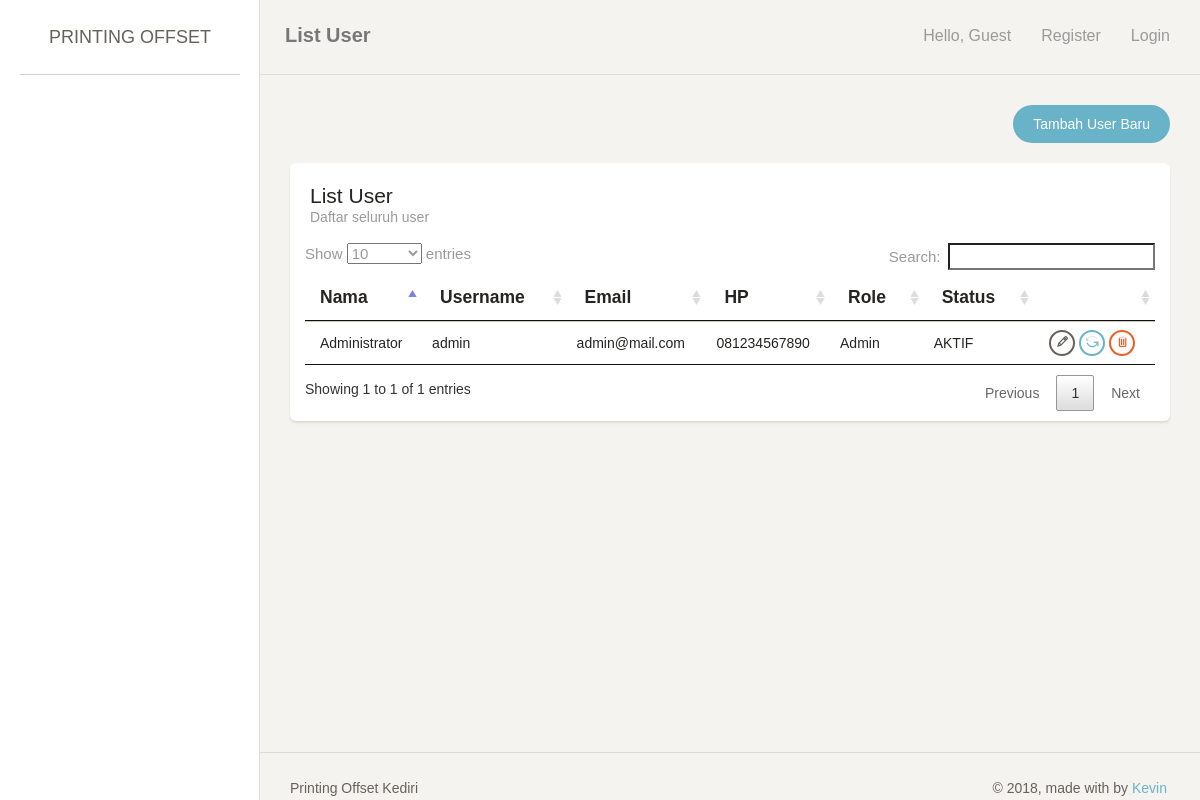
The page /index.php/user on the database as committed earlier.
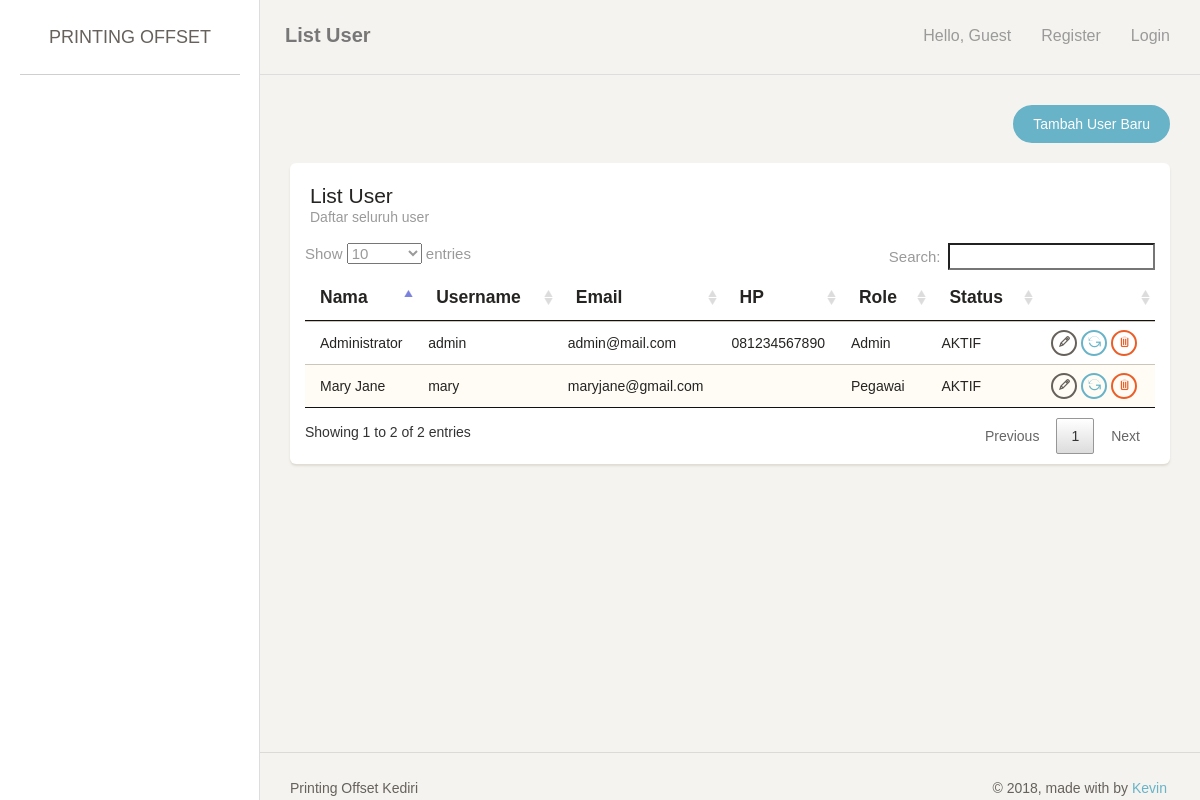
The same page on the database as committed later.
### tables this page shows
create table user
(
   id_user              int not null auto_increment,
   nama_user            varchar(255),
   alamat_user          varchar(255),
   no_hp                varchar(14),
   email                varchar(255),
   photo                varchar(255),
   username             varchar(255),
   password             varchar(255),
   role                 int,
   is_active            smallint,
   primary key (id_user)
);

### application/controllers/User.php (called while the page is built, shortened)
<?php
class User extends CI_Controller {
	public function index() {
		$this->lst();
	}
	public function lst() {
		if ($_SESSION['printer']['user']['role'] == 0){
			$data['page_title'] = 'List User';
			$data['page_note'] = 'Daftar seluruh user';
			$data['row'] = $this->MUser->getAll();
			$this->load->view('header', $data);
			$this->load->view('user_list', $data);
			$this->load->view('footer', $data);
		} else {
			redirect('login');
		}
	}
}

### index.php (called while the page is built, shortened)
<?php
require_once BASEPATH.'core/CodeIgniter.php';

### application/models/User_model.php (called while the page is built, shortened)
<?php
class User_model extends CI_Model {
	public function getAll() {
		return $this->db->get('user')->result_array();
	}
}

### application/views/user_list.php (the view, shortened to what this page needs)
<div class="content">
    <div class="container-fluid">
        <div class="row">
            <div class="col-md-12">
                <div align="right">
                    <a href="<?= site_url('user/add/'); ?>" class="btn btn-info btn-fill btn-wd">Tambah User Baru</a>
                </div>
                <br/>
                <div class="card">
                    <div class="header">
                        <h4 class="title"><?= $page_title; ?></h4>
                        <p class="category"><?= $page_note; ?></p>
                    </div>
                    <div class="content table-responsive">
                        <table id="myTable" class="table table-striped">
                            <thead><tr>
                                <th>Nama</th>
                                <th>Username</th>
                                <th>Email</th>
                                <th>HP</th>
                                <th>Role</th>
                                <th>Status</th>
                                <th></th>
                            </tr></thead>
                            <tbody>
                                <?php foreach ($row as $key => $value) {
                                    ?>
                                    <tr>
                                        <td><?= $value['nama_user']; ?></td>
                                        <td><?= $value['username']; ?></td>
                                        <td><?= $value['email']; ?></td>
                                        <td><?= $value['no_hp']; ?></td>
                                        <td>
                                            <?php if ($value['role'] == 0) echo 'Admin';
                                            else if ($value['role'] == 1) echo 'Pegawai';
                                            else echo 'Customer'; ?>
                                        </td>
                                        <td>
                                            <?php if ($value['is_active'] == 1) echo 'AKTIF';
                                            else echo 'NON-AKTIF'; ?>
                                        </td>
                                        <td align="center">
                                            <a href="<?= site_url('user/edit/'.$value['id_user']); ?>" class="btn btn-waning btn-xs"><span class="ti-pencil" title="Edit"></span></a>
                                            <?php if ($value['is_active']) { ?>
                                                <a href="<?= site_url('user/active/'.$value['id_user']); ?>" class="btn btn-info btn-xs"><span class="ti-reload" title="Deactivate"></span></a>
                                            <?php } else { ?>
                                                <?= form_hidden('status', 1); ?>
                                                <a href="<?= site_url('user/active/'.$value['id_user']); ?>" class="btn btn-info btn-xs"><span class="ti-reload" title="Activate"></span></a>
                                            <?php } ?>
                                            <a href="<?= site_url('user/delete/'.$value['id_user']); ?>" class="btn btn-danger btn-xs"><span class="ti-trash" title="Delete"></span></a>
                                        </td>
                                    </tr>
                                    <?php
                                } ?>
                            </tbody>
                        </table>
                    </div>
                </div>
            </div>
        </div>
    </div>
</div>

### application/views/header.php (shortened to what this page needs)
<!doctype html>
<html lang="en">
<head>
    <link rel="stylesheet" href="<?= base_url('assets/assets/css/bootstrap.min.css'); ?>" />
    <link rel="stylesheet" href="<?= base_url('assets/assets/css/animate.min.css'); ?>" />
    <link rel="stylesheet" href="<?= base_url('assets/assets/css/paper-dashboard.css'); ?>" />
    <link rel="stylesheet" href="<?= base_url('assets/assets/css/demo.css'); ?>" />
    <link rel="stylesheet" href="<?= base_url('assets/assets/css/themify-icons.css'); ?>" />
    <link rel="stylesheet" type="text/css" href="<?= base_url('assets/DataTables/datatables.min.css'); ?>"/>
    <link rel="stylesheet" type="text/css" href="<?= base_url('assets/DataTables/DataTables-1.10.18/css/jquery.dataTables.css'); ?>"/>
</head>
<body>
<div class="wrapper">
    <div class="sidebar" data-background-color="white" data-active-color="danger">
        <div class="sidebar-wrapper">
            <div class="logo">
                <a href="<?= base_url(); ?>" class="simple-text">
                    Printing Offset
                </a>
            </div>
        </div>
    </div>
    <div class="main-panel">
        <nav class="navbar navbar-default">
            <div class="container-fluid">
                <div class="navbar-header">
                    <a class="navbar-brand" href="#"><?= $page_title ?></a>
                </div>
                <div class="collapse navbar-collapse">
                    <ul class="nav navbar-nav navbar-right">
                        <li>
                            <a>
                                <p>Hello, <?= !empty($_SESSION['printer']['user']['nama']) ? $_SESSION['printer']['user']['nama'] : 'Guest'; ?></p>
                            </a>
                        </li>
                        <?php if (!empty($_SESSION['printer']['user'])) { ?>
                        <li>
                            <a href="<?= site_url('login/logout'); ?>">
                                <p>Logout</p>
                            </a>
                        </li>
                        <?php } else { ?>
                        <li>
                            <a href="<?= site_url('login/register_user'); ?>">
                                <p>Register</p>
                            </a>
                        </li>
                        <li>
                            <a href="<?= site_url('login'); ?>">
                                <p>Login</p>
                            </a>
                        </li>
                        <?php } ?>
                    </ul>
                </div>
            </div>
        </nav>

### application/views/footer.php (shortened to what this page needs)
    <footer class="footer">
        <div class="container-fluid">
            <nav class="pull-left">
                <ul>
                    <li>
                        <a href="<?= base_url(); ?>">
                            Printing Offset Kediri
                        </a>
                    </li>
                </ul>
            </nav>
            <div class="copyright pull-right">
                &copy; <script>document.write(new Date().getFullYear())</script>, made with <i class="fa fa-heart heart"></i> by <a href="#">Kevin</a>
            </div>
        </div>
    </footer>
</div>
</div>
</body>
</html>

Rows that differ between the two databases and show on the page:
added user: nama_user "Mary Jane", username "mary", email "maryjane@gmail.com", role "Pegawai", is_active "AKTIF"
Other text that changed with them:
text written by a page script: "Show entries Search: Showing 1 to 1 of 1 entries Previous 1 Next" → "Show entries Search: Showing 1 to 2 of 2 entries Previous 1 Next"
